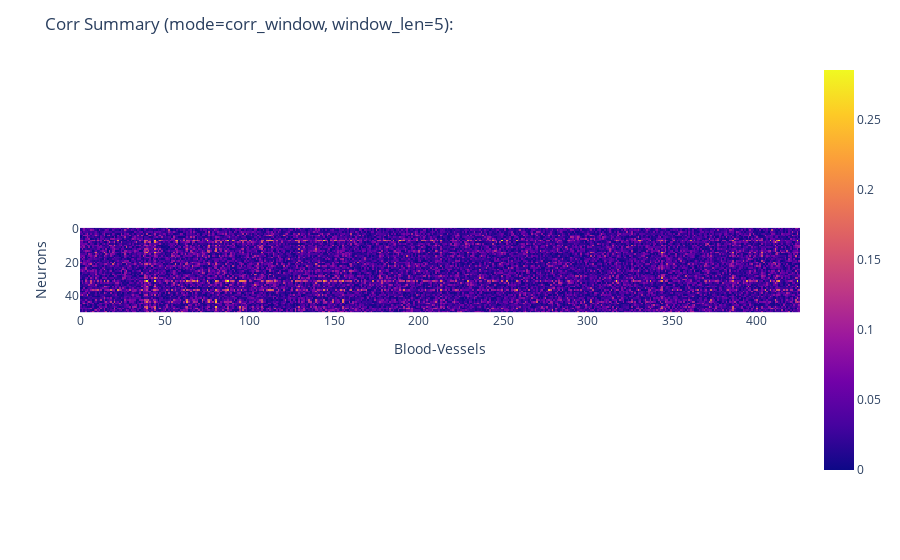

Notebook code for this chart:
### Code cell
# Visual summary
fig = px.imshow(corr_array)
fig.update_layout(
        title=f"Corr Summary (mode={CORR_MODE}, window_len={CORR_WIND_LEN}): ",
        yaxis_title='Neurons',
        xaxis_title='Blood-Vessels',
    )
# TODO save HTML
fig.show()

### Figure 1 — Plotly figure (JSON) as saved in the notebook; plotly's stock layout.template omitted (floating-point values rounded to 4 significant figures; data arrays with more than 128 entries replaced by an {"elided": "..."} marker saying what was removed)
{"data": [{"coloraxis": "coloraxis", "hovertemplate": "x: %{x}<br>y: %{y}<br>color: %{z}<extra></extra>", "name": "0", "type": "heatmap", "xaxis": "x", "yaxis": "y", "z": {"elided": "50x426 float values"}}], "layout": {"coloraxis": {"colorscale": [[0, "#0d0887"], [0.1111, "#46039f"], [0.2222, "#7201a8"], [0.3333, "#9c179e"], [0.4444, "#bd3786"], [0.5556, "#d8576b"], [0.6667, "#ed7953"], [0.7778, "#fb9f3a"], [0.8889, "#fdca26"], [1, "#f0f921"]]}, "margin": {"t": 60}, "title": {"text": "Corr Summary (mode=corr_window, window_len=5): "}, "xaxis": {"anchor": "y", "constrain": "domain", "domain": [0, 1], "scaleanchor": "y", "title": {"text": "Blood-Vessels"}}, "yaxis": {"anchor": "x", "autorange": "reversed", "constrain": "domain", "domain": [0, 1], "title": {"text": "Neurons"}}}}
